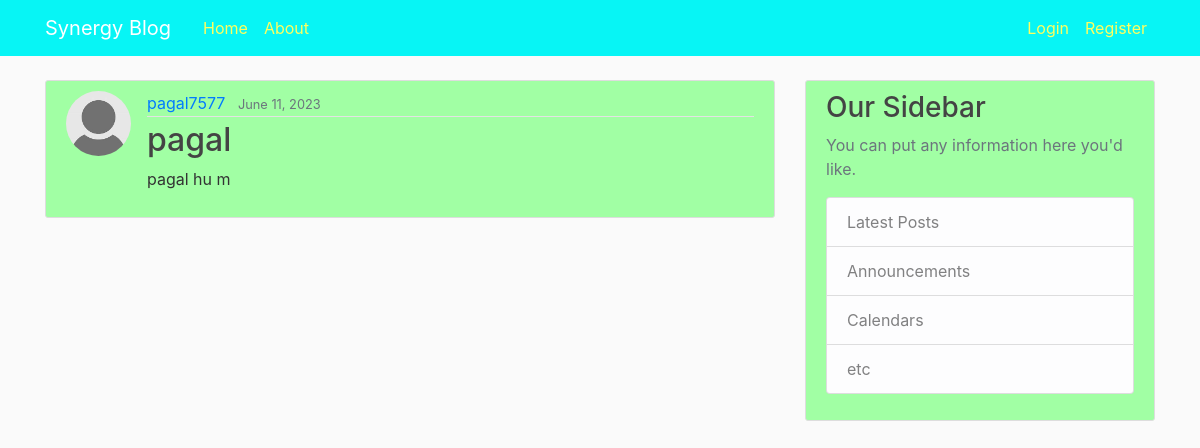
The page /post/30/ on the database its author committed.
### blog/models.py (models this page shows, shortened)
class Post(models.Model):
	title=models.CharField(max_length=100)
	content= models.TextField()
	date_posted=models.DateTimeField(default=timezone.now)
	author=models.ForeignKey(User,on_delete=models.CASCADE)

### users/models.py (models this page shows, shortened)
class Profile(models.Model):
	user= models.OneToOneField(User, on_delete= models.CASCADE)
	image= models.ImageField(default='default.jpg', upload_to='profile_pics')

### blog/views.py (the view)
# urls.py: path('post/<int:pk>/', PostDetailView.as_view(),name='post-detail'),
class PostDetailView(DetailView):
	model=Post

### blog/Templates/blog/post_detail.html (shortened to what this page needs)
    {% extends "blog/base.html" %}
    {% block content %}
          <article class="media content-section">
            <img  class="rounded-circle article-img" src="{{object.author.profile.image.url}}">
  <div class="media-body">
    <div class="article-metadata">
      <a class="mr-2" href="{% url 'user-posts' object.author.username %}">{{ object.author }}</a>
      <small class="text-muted">{{object.date_posted|date:"F d, Y" }}</small>
    </div>
    <h2 class="article-title">{{object.title }}</h2>
    <p class="article-content">{{object.content }}</p>
  </div>
</article>
    {% endblock content %}

### blog/static/blog/main.css (style rules this page uses)
body { background: #fafafa; color: #333333; margin-top: 5rem; }
h1, h2, h3, h4, h5, h6 { color: #444444; }
.content-section { background: #a1ffa4; padding: 10px 20px; border: 1px solid #dddddd; border-radius: 3px; margin-bottom: 20px; }
.article-title { color: #444444; }
.article-content { white-space: pre-line; }
.article-img { height: 65px; width: 65px; margin-right: 16px; }
.article-metadata { padding-bottom: 1px; margin-bottom: 4px; border-bottom: 1px solid #e3e3e3 }

### rows shown on the page
Post: author.profile.image (placeholder picture), author "pagal7577", date_posted "June 11, 2023", title "pagal", content "pagal hu m"
